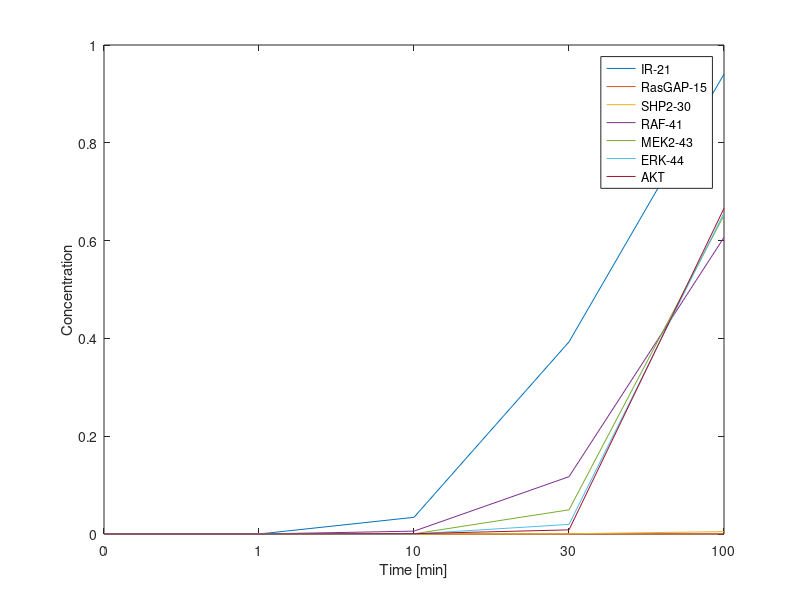

This chart was generated by the following MATLAB code:

#
# This file is automatically generated with 
# the System Biology Format Converter (http://sbfc.sourceforge.net/)
# from an SBML file.
#
# The conversion system has the following limitations:
#  - You may have to re order some reactions and Assignment Rules definition
#  - Delays are not taken into account
#  - You should change the lsode parameters (start, end, steps) to get better results
#

#
# The following line is there to be sure that Octave think that this file 
# is a script and not function file
#
1;

#
# Model name = Borisov2009_EGF_Insulin_Crosstalk
#
# is urn:miriam:biomodels.db:BIOMD0000000223
# is urn:miriam:biomodels.db:MODEL6194251662
# isDescribedBy urn:miriam:pubmed:19357636
#
function z=pow(x,y),z=x^y;endfunction
function z=root(x,y),z=y^(1/x);endfunction
function z = piecewise(varargin)
	numArgs = nargin;
	result = 0;
	foundResult = 0;
	for k=1:2: numArgs-1
		if varargin{k+1} == 1
			result = varargin{k};
			foundResult = 1;
			break;
		endif
	end
	if foundResult == 0
		result = varargin{numArgs};
	endif
z = result;
endfunction

function xdot=f(x,t)
# Compartment: id = cell, name = cell, constant
	compartment_cell=1.0;
# Compartment: id = extra, name = extracellular space, constant
	compartment_extra=34.0;
# Parameter:   id =  EGF_tot, name = EGF_tot
# Parameter:   id =  k1, name = k1
	global_par_k1=0.068;
# Parameter:   id =  Kd1, name = Kd1
	global_par_Kd1=0.58824;
# Parameter:   id =  k2, name = k2
	global_par_k2=0.033;
# Parameter:   id =  Kd2, name = Kd2
	global_par_Kd2=15.0;
# Parameter:   id =  k3, name = k3
	global_par_k3=0.4;
# Parameter:   id =  k4, name = k4
	global_par_k4=6.66E-4;
# Parameter:   id =  Kd4, name = Kd4
	global_par_Kd4=10.0;
# Parameter:   id =  Kd5, name = Kd5
	global_par_Kd5=10.0;
# Parameter:   id =  k5, name = k5
	global_par_k5=0.0133;
# Parameter:   id =  k6, name = k6
	global_par_k6=0.333;
# Parameter:   id =  k7, name = k7
	global_par_k7=6.66E-4;
# Parameter:   id =  Kd7, name = Kd7
	global_par_Kd7=400.0;
# Parameter:   id =  V8, name = V8
	global_par_V8=200.0;
# Parameter:   id =  Km8, name = Km8
	global_par_Km8=100.0;
# Parameter:   id =  Kd9, name = Kd9
	global_par_Kd9=10.0;
# Parameter:   id =  k9, name = k9
	global_par_k9=0.00666;
# Parameter:   id =  Kd10, name = Kd10
	global_par_Kd10=400.0;
# Parameter:   id =  k10, name = k10
	global_par_k10=4.0E-4;
# Parameter:   id =  k11, name = k11
# Parameter:   id =  k12, name = k12
	global_par_k12=0.00933;
# Parameter:   id =  Kd12, name = Kd12
	global_par_Kd12=12.45;
# Parameter:   id =  k13, name = k13
	global_par_k13=6.66E-6;
# Parameter:   id =  Kd13, name = Kd13
	global_par_Kd13=200.0;
# Parameter:   id =  k17, name = k17
	global_par_k17=1.85E-4;
# Parameter:   id =  k24, name = k24
	global_par_k24=0.011322;
# Parameter:   id =  Kd24, name = Kd24
	global_par_Kd24=0.029412;
# Parameter:   id =  k25, name = k25
	global_par_k25=1.66;
# Parameter:   id =  k26, name = k26
	global_par_k26=0.00933;
# Parameter:   id =  Kd26, name = Kd26
	global_par_Kd26=124.5;
# Parameter:   id =  k27, name = k27
	global_par_k27=6.66E-8;
# Parameter:   id =  Kd27, name = Kd27
	global_par_Kd27=2000000.0;
# Parameter:   id =  k28, name = k28
	global_par_k28=0.1066;
# Parameter:   id =  Kd28, name = Kd28
	global_par_Kd28=3.75;
# Parameter:   id =  k29, name = k29
	global_par_k29=0.66;
# Parameter:   id =  k30, name = k30
	global_par_k30=0.0066;
# Parameter:   id =  Kd30, name = Kd30
	global_par_Kd30=10.0;
# Parameter:   id =  V31, name = V31
	global_par_V31=333.0;
# Parameter:   id =  Km31, name = Km31
	global_par_Km31=143.3;
# Parameter:   id =  kcat40, name = kcat40
	global_par_kcat40=6.6;
# Parameter:   id =  Km40, name = Km40
	global_par_Km40=110.0;
# Parameter:   id =  alpha40, name = alpha40
	global_par_alpha40=2.5E-4;
# Parameter:   id =  V41, name = V41
	global_par_V41=6.66;
# Parameter:   id =  Km41, name = Km41
	global_par_Km41=50.0;
# Parameter:   id =  k42, name = k42
	global_par_k42=0.00666;
# Parameter:   id =  Kd42, name = Kd42
	global_par_Kd42=10.0;
# Parameter:   id =  kcat43, name = kcat43
	global_par_kcat43=33.3;
# Parameter:   id =  Km43, name = Km43
	global_par_Km43=150.0;
# Parameter:   id =  alpha43, name = alpha43
	global_par_alpha43=0.05;
# Parameter:   id =  Kd45, name = Kd45
	global_par_Kd45=100000.0;
# Parameter:   id =  k45, name = k45
	global_par_k45=6.66E-4;
# Parameter:   id =  k46, name = k46
	global_par_k46=0.00666;
# Parameter:   id =  Kd46, name = Kd46
	global_par_Kd46=1.0;
# Parameter:   id =  k47, name = k47
	global_par_k47=6.66E-4;
# Parameter:   id =  Kd47, name = Kd47
	global_par_Kd47=1000.0;
# Parameter:   id =  k48, name = k48
	global_par_k48=0.666;
# Parameter:   id =  k49, name = k49
	global_par_k49=6.66E-4;
# Parameter:   id =  Kd49, name = Kd49
	global_par_Kd49=1.0;
# Parameter:   id =  kcat50, name = kcat50
	global_par_kcat50=3333.0;
# Parameter:   id =  alpha50, name = alpha50
	global_par_alpha50=1.0E-4;
# Parameter:   id =  Km50, name = Km50
	global_par_Km50=150.0;
# Parameter:   id =  V51, name = V51
	global_par_V51=333.0;
# Parameter:   id =  Km51, name = Km51
	global_par_Km51=130.0;
# Parameter:   id =  k52, name = k52
	global_par_k52=0.0020;
# Parameter:   id =  Kd52, name = Kd52
	global_par_Kd52=1.0;
# Parameter:   id =  k53, name = k53
	global_par_k53=0.0133;
# Parameter:   id =  Kd53, name = Kd53
	global_par_Kd53=2.5;
# Parameter:   id =  k54, name = k54
	global_par_k54=1.0E-5;
# Parameter:   id =  Kd54, name = Kd54
	global_par_Kd54=66666.0;
# Parameter:   id =  k55, name = k55
	global_par_k55=6.66E-4;
# Parameter:   id =  Kd55, name = Kd55
	global_par_Kd55=100.0;
# Parameter:   id =  k56, name = k56
	global_par_k56=0.666;
# Parameter:   id =  kcat57, name = kcat57
	global_par_kcat57=0.133;
# Parameter:   id =  Km57, name = Km57
	global_par_Km57=150.0;
# Parameter:   id =  V58, name = V58
	global_par_V58=2.0;
# Parameter:   id =  Km58, name = Km58
	global_par_Km58=130.0;
# Parameter:   id =  k59, name = k59
	global_par_k59=0.01;
# Parameter:   id =  Kd59, name = Kd59
	global_par_Kd59=20.0;
# Parameter:   id =  k60, name = k60
	global_par_k60=4.66;
# Parameter:   id =  k61, name = k61
	global_par_k61=3.33;
# Parameter:   id =  kcat62, name = kcat62
	global_par_kcat62=5.33;
# Parameter:   id =  Km62, name = Km62
	global_par_Km62=50.0;
# Parameter:   id =  kcat63, name = kcat63
	global_par_kcat63=20000.0;
# Parameter:   id =  Km63, name = Km63
	global_par_Km63=50.0;
# Parameter:   id =  k64, name = k64
	global_par_k64=0.0;
# Parameter:   id =  k_64, name = k_64
	global_par_k_64=2.5;
# Parameter:   id =  kcat65, name = kcat65
	global_par_kcat65=0.1;
# Parameter:   id =  Km65, name = Km65
	global_par_Km65=400.0;
# Parameter:   id =  kcat66, name = kcat66
	global_par_kcat66=3.33;
# Parameter:   id =  Km66, name = Km66
	global_par_Km66=10.0;
# Parameter:   id =  kcat67, name = kcat67
	global_par_kcat67=0.666;
# Parameter:   id =  Km67, name = Km67
	global_par_Km67=10000.0;
# Parameter:   id =  alpha67, name = alpha67
	global_par_alpha67=1.0E-6;
# Parameter:   id =  beta67, name = beta67
	global_par_beta67=2.0;
# Parameter:   id =  kcat68, name = kcat68
	global_par_kcat68=0.133;
# Parameter:   id =  Km68, name = Km68
	global_par_Km68=50.0;
# Parameter:   id =  V69, name = V69
	global_par_V69=16.6;
# Parameter:   id =  Km69, name = Km69
	global_par_Km69=675.299;
# Parameter:   id =  kcat70, name = kcat70
	global_par_kcat70=0.333;
# Parameter:   id =  Km70, name = Km70
	global_par_Km70=500.0;
# Parameter:   id =  kcat71, name = kcat71
	global_par_kcat71=0.666;
# Parameter:   id =  Km71, name = Km71
	global_par_Km71=500.0;
# Parameter:   id =  V72, name = V72
	global_par_V72=33.3;
# Parameter:   id =  Km72, name = Km72
	global_par_Km72=500.0;
# Parameter:   id =  V73, name = V73
	global_par_V73=23.33;
# Parameter:   id =  Km73, name = Km73
	global_par_Km73=500.0;
# Parameter:   id =  k74, name = k74
	global_par_k74=0.00666;
# Parameter:   id =  Kd74, name = Kd74
	global_par_Kd74=100.0;
# Parameter:   id =  kcat75, name = kcat75
	global_par_kcat75=4.66;
# Parameter:   id =  Km75, name = Km75
	global_par_Km75=500.0;
# Parameter:   id =  V76, name = V76
	global_par_V76=16.66;
# Parameter:   id =  Km76, name = Km76
	global_par_Km76=1.0;
# Parameter:   id =  kcat77, name = kcat77
	global_par_kcat77=0.666;
# Parameter:   id =  alpha77, name = alpha77
	global_par_alpha77=0.5;
# Parameter:   id =  Km77, name = Km77
	global_par_Km77=100.0;
# Parameter:   id =  k_77, name = k_77
	global_par_k_77=0.666;
# Parameter:   id =  kcat78, name = kcat78
	global_par_kcat78=0.666;
# Parameter:   id =  Km78, name = Km78
	global_par_Km78=100.0;
# Parameter:   id =  k_78, name = k_78
	global_par_k_78=0.666;
# Parameter:   id =  kcat79, name = kcat79
	global_par_kcat79=0.0466;
# Parameter:   id =  Km79, name = Km79
	global_par_Km79=5000.0;
# Parameter:   id =  k_79, name = k_79
	global_par_k_79=6.66E-5;
# Parameter:   id =  kcat80, name = kcat80
	global_par_kcat80=0.04;
# Parameter:   id =  Km80, name = Km80
	global_par_Km80=700.0;
# Parameter:   id =  k_80, name = k_80
	global_par_k_80=6.66E-5;
# Parameter:   id =  kcat81, name = kcat81
	global_par_kcat81=0.166;
# Parameter:   id =  Km81, name = Km81
	global_par_Km81=300.0;
# Parameter:   id =  k_81, name = k_81
	global_par_k_81=6.66E-5;
# Parameter:   id =  V_82, name = V_82
	global_par_V_82=133.0;
# Parameter:   id =  Km82, name = Km82
	global_par_Km82=50.0;
# Parameter:   id =  k83, name = k83
	global_par_k83=0.0166;
# Parameter:   id =  V_84, name = V_84
	global_par_V_84=333.0;
# Parameter:   id =  Km84, name = Km84
	global_par_Km84=266.0;
# Parameter:   id =  k85, name = k85
	global_par_k85=0.0166;
# Parameter:   id =  k111, name = k111
	global_par_k111=0.0133;
# Parameter:   id =  k118, name = k118
	global_par_k118=0.0010;
# Parameter:   id =  k_1, name = k_1
# Parameter:   id =  k_2, name = k_2
# Parameter:   id =  k_4, name = k_4
# Parameter:   id =  k_5, name = k_5
# Parameter:   id =  k_7, name = k_7
# Parameter:   id =  k_9, name = k_9
# Parameter:   id =  k_10, name = k_10
# Parameter:   id =  k_11, name = k_11
# Parameter:   id =  k_12, name = k_12
# Parameter:   id =  k_13, name = k_13
# Parameter:   id =  k_24, name = k_24
# Parameter:   id =  k_26, name = k_26
# Parameter:   id =  k_27, name = k_27
# Parameter:   id =  k_28, name = k_28
# Parameter:   id =  k_30, name = k_30
# Parameter:   id =  k_42, name = k_42
# Parameter:   id =  k_45, name = k_45
# Parameter:   id =  k_46, name = k_46
# Parameter:   id =  k_47, name = k_47
# Parameter:   id =  k_49, name = k_49
# Parameter:   id =  k_52, name = k_52
# Parameter:   id =  k_53, name = k_53
# Parameter:   id =  k_54, name = k_54
# Parameter:   id =  k_55, name = k_55
# Parameter:   id =  k_59, name = k_59
# Parameter:   id =  k_74, name = k_74
# assignmentRule: variable = phosphorylated_Akt
	x(86)=x(48)+x(62);
# assignmentRule: variable = EGF_tot
	global_par_EGF_tot=x(1)+(x(3)+2*(x(4)+x(5)+x(69)+x(7)+x(9)+x(10)+x(12)+x(14)+x(16)))*compartment_cell/compartment_extra;
# assignmentRule: variable = k_1
	global_par_k_1=global_par_Kd1*global_par_k1;
# assignmentRule: variable = k_2
	global_par_k_2=global_par_Kd2*global_par_k2;
# assignmentRule: variable = k_4
	global_par_k_4=global_par_Kd4*global_par_k4;
# assignmentRule: variable = k_5
	global_par_k_5=global_par_Kd5*global_par_k5;
# assignmentRule: variable = k_7
	global_par_k_7=global_par_Kd7*global_par_k7;
# assignmentRule: variable = k_9
	global_par_k_9=global_par_Kd9*global_par_k9;
# assignmentRule: variable = k_10
	global_par_k_10=global_par_Kd10*global_par_k10;
# assignmentRule: variable = k_11
	global_par_k_11=global_par_k_9;
# assignmentRule: variable = k11
	global_par_k11=global_par_k9;
# assignmentRule: variable = k_12
	global_par_k_12=global_par_Kd12*global_par_k12;
# assignmentRule: variable = k_13
	global_par_k_13=global_par_Kd13*global_par_k13;
# assignmentRule: variable = k_24
	global_par_k_24=global_par_Kd24*global_par_k24;
# assignmentRule: variable = k_26
	global_par_k_26=global_par_Kd26*global_par_k26;
# assignmentRule: variable = k_27
	global_par_k_27=global_par_Kd27*global_par_k27;
# assignmentRule: variable = k_28
	global_par_k_28=global_par_Kd28*global_par_k28;
# assignmentRule: variable = k_30
	global_par_k_30=global_par_Kd30*global_par_k30;
# assignmentRule: variable = k_42
	global_par_k_42=global_par_Kd42*global_par_k42;
# assignmentRule: variable = k_45
	global_par_k_45=global_par_k45*global_par_Kd45;
# assignmentRule: variable = k_46
	global_par_k_46=global_par_Kd46*global_par_k46;
# assignmentRule: variable = k_47
	global_par_k_47=global_par_Kd47*global_par_k47;
# assignmentRule: variable = k_49
	global_par_k_49=global_par_Kd49*global_par_k49;
# assignmentRule: variable = k_52
	global_par_k_52=global_par_k52*global_par_Kd52;
# assignmentRule: variable = k_53
	global_par_k_53=global_par_Kd53*global_par_k53;
# assignmentRule: variable = k_54
	global_par_k_54=global_par_Kd54*global_par_k54;
# assignmentRule: variable = k_55
	global_par_k_55=global_par_Kd55*global_par_k55;
# assignmentRule: variable = k_59
	global_par_k_59=global_par_Kd59*global_par_k59;
# assignmentRule: variable = k_74
	global_par_k_74=global_par_k74*global_par_Kd74;
# Reaction: id = reaction_1


	reaction_reaction_1=(global_par_k1*x(56)*x(1)-global_par_k_1*x(3))*compartment_cell;
# Reaction: id = reaction_2


	reaction_reaction_2=(global_par_k2*x(3)*x(3)-global_par_k_2*x(4))*compartment_cell;
# Reaction: id = reaction_3


	reaction_reaction_3=global_par_k3*x(4)*compartment_cell;
# Reaction: id = reaction_4


	reaction_reaction_4=(global_par_k4*x(5)*x(6)-global_par_k_4*x(7))*compartment_cell;
# Reaction: id = reaction_5


	reaction_reaction_5=(global_par_k5*x(5)*x(8)-global_par_k_5*x(9))*compartment_cell;
# Reaction: id = reaction_6


	reaction_reaction_6=global_par_k6*x(9)*compartment_cell;
# Reaction: id = reaction_7


	reaction_reaction_7=(global_par_k_7*x(10)-global_par_k7*x(5)*x(11))*compartment_cell;
# Reaction: id = reaction_8


	reaction_reaction_8=global_par_V8*x(11)/(global_par_Km8+x(11))*compartment_cell;
# Reaction: id = reaction_9


	reaction_reaction_9=(global_par_k9*x(10)*x(6)-global_par_k_9*x(12))*compartment_cell;
# Reaction: id = reaction_10


	reaction_reaction_10=(global_par_k_10*x(12)-global_par_k10*x(5)*x(53))*compartment_cell;
# Reaction: id = reaction_11


	reaction_reaction_11=(global_par_k_11*x(53)-global_par_k11*x(11)*x(6))*compartment_cell;
# Reaction: id = reaction_12


	reaction_reaction_12=(global_par_k12*x(5)*x(13)-global_par_k_12*x(14))*compartment_cell;
# Reaction: id = reaction_13


	reaction_reaction_13=(global_par_k13*x(5)*x(15)-global_par_k_13*x(16))*compartment_cell;
# Reaction: id = reaction_17


	reaction_reaction_17=global_par_k17*x(5)*compartment_cell;
# Reaction: id = reaction_18


	reaction_reaction_18=global_par_k17*x(7)*compartment_cell;
# Reaction: id = reaction_19


	reaction_reaction_19=global_par_k17*x(9)*compartment_cell;
# Reaction: id = reaction_20


	reaction_reaction_20=global_par_k17*x(10)*compartment_cell;
# Reaction: id = reaction_21


	reaction_reaction_21=global_par_k17*x(12)*compartment_cell;
# Reaction: id = reaction_22


	reaction_reaction_22=global_par_k17*x(14)*compartment_cell;
# Reaction: id = reaction_23


	reaction_reaction_23=global_par_k17*x(16)*compartment_cell;
# Reaction: id = reaction_24


	reaction_reaction_24=(global_par_k24*x(58)*x(2)-global_par_k_24*x(17))*compartment_cell;
# Reaction: id = reaction_25


	reaction_reaction_25=global_par_k25*x(17)*compartment_cell;
# Reaction: id = reaction_26


	reaction_reaction_26=(global_par_k26*x(18)*x(13)-global_par_k_26*x(19))*compartment_cell;
# Reaction: id = reaction_27


	reaction_reaction_27=(global_par_k27*x(18)*x(15)-global_par_k_27*x(20))*compartment_cell;
# Reaction: id = reaction_28


	reaction_reaction_28=(global_par_k28*x(18)*x(21)-global_par_k_28*x(22))*compartment_cell;
# Reaction: id = reaction_29


	reaction_reaction_29=global_par_k29*x(22)*compartment_cell;
# Reaction: id = reaction_30


	reaction_reaction_30=(global_par_k_30*x(23)-global_par_k30*x(18)*x(24))*compartment_cell;
# Reaction: id = reaction_31


	reaction_reaction_31=global_par_V31*x(24)/(global_par_Km31+x(24))*compartment_cell;
# Reaction: id = reaction_34


	reaction_reaction_34=global_par_k17*x(18)*compartment_cell;
# Reaction: id = reaction_35


	reaction_reaction_35=global_par_k17*x(19)*compartment_cell;
# Reaction: id = reaction_36


	reaction_reaction_36=global_par_k17*x(20)*compartment_cell;
# Reaction: id = reaction_37


	reaction_reaction_37=global_par_k17*x(22)*compartment_cell;
# Reaction: id = reaction_38


	reaction_reaction_38=global_par_k17*x(23)*compartment_cell;
# Reaction: id = reaction_40


	reaction_reaction_40=global_par_kcat40*x(25)*(x(5)+global_par_alpha40*x(18))/(global_par_Km40+x(25))*compartment_cell;
# Reaction: id = reaction_41


	reaction_reaction_41=global_par_V41*x(68)/(global_par_Km41+x(68))*compartment_cell;
# Reaction: id = reaction_42


	reaction_reaction_42=(global_par_k42*x(21)*x(39)-global_par_k_42*x(26))*compartment_cell;
# Reaction: id = reaction_43


	reaction_reaction_43=global_par_kcat43*x(26)*(x(18)+global_par_alpha43*x(5))/(global_par_Km43+x(26))*compartment_cell;
# Reaction: id = reaction_44


	reaction_reaction_44=global_par_V31*x(27)/(global_par_Km31+x(27))*compartment_cell;
# Reaction: id = reaction_45


	reaction_reaction_45=(global_par_k45*x(27)*x(6)-global_par_k_45*x(28))*compartment_cell;
# Reaction: id = reaction_46


	reaction_reaction_46=(global_par_k46*x(27)*x(13)-global_par_k_46*x(29))*compartment_cell;
# Reaction: id = reaction_47


	reaction_reaction_47=(global_par_k47*x(27)*x(30)-global_par_k_47*x(31))*compartment_cell;
# Reaction: id = reaction_48


	reaction_reaction_48=global_par_k48*x(31)*compartment_cell;
# Reaction: id = reaction_49


	reaction_reaction_49=(global_par_k49*x(32)*x(39)-global_par_k_49*x(33))*compartment_cell;
# Reaction: id = reaction_50


	reaction_reaction_50=global_par_kcat50*x(33)*(x(5)+global_par_alpha50*x(68))/(global_par_Km50+x(33))*compartment_cell;
# Reaction: id = reaction_51


	reaction_reaction_51=global_par_V51*x(34)/(global_par_Km51+x(34))*compartment_cell;
# Reaction: id = reaction_52


	reaction_reaction_52=(global_par_k52*x(34)*x(6)-global_par_k_52*x(35))*compartment_cell;
# Reaction: id = reaction_53


	reaction_reaction_53=(global_par_k53*x(34)*x(13)-global_par_k_53*x(36))*compartment_cell;
# Reaction: id = reaction_54


	reaction_reaction_54=(global_par_k54*x(34)*x(15)-global_par_k_54*x(63))*compartment_cell;
# Reaction: id = reaction_55


	reaction_reaction_55=(global_par_k55*x(34)*x(30)-global_par_k_55*x(37))*compartment_cell;
# Reaction: id = reaction_56


	reaction_reaction_56=global_par_k56*x(37)*compartment_cell;
# Reaction: id = reaction_57


	reaction_reaction_57=global_par_kcat57*x(37)*(x(5)+x(68))/(global_par_Km57+x(37))*compartment_cell;
# Reaction: id = reaction_58


	reaction_reaction_58=global_par_V58*x(38)/(global_par_Km58+x(38))*compartment_cell;
# Reaction: id = reaction_59


	reaction_reaction_59=(global_par_k59*x(38)*x(6)-global_par_k_59*x(55))*compartment_cell;
# Reaction: id = reaction_60


	reaction_reaction_60=global_par_k60*(x(14)+x(19)+x(29)+x(36)+x(61))*compartment_cell;
# Reaction: id = reaction_61


	reaction_reaction_61=global_par_k61*x(39)*compartment_cell;
# Reaction: id = reaction_62


	reaction_reaction_62=global_par_kcat62*x(40)*(x(7)+x(12)+x(28)+x(35)+x(55))/(global_par_Km62+x(40))*compartment_cell;
# Reaction: id = reaction_63


	reaction_reaction_63=global_par_kcat63*x(60)*(x(85)+x(63)+x(16)+x(20))/(global_par_Km63+x(60))*compartment_cell;
# Reaction: id = reaction_64


	reaction_reaction_64=(global_par_k64*x(60)*x(13)-global_par_k_64*x(61))*compartment_cell;
# Reaction: id = reaction_65


	reaction_reaction_65=global_par_kcat65*x(60)*x(41)/(global_par_Km65+x(41))*compartment_cell;
# Reaction: id = reaction_66


	reaction_reaction_66=global_par_kcat66*x(68)*x(42)/(global_par_Km66+x(42))*compartment_cell;
# Reaction: id = reaction_67


	reaction_reaction_67=(global_par_kcat67*x(51)*x(52)/(global_par_Km67+x(51))+global_par_alpha67*x(51)*(x(48)+global_par_beta67*x(62)))*compartment_cell;
# Reaction: id = reaction_68


	reaction_reaction_68=global_par_kcat68*x(51)*x(43)/(global_par_Km68+x(43))*compartment_cell;
# Reaction: id = reaction_69


	reaction_reaction_69=global_par_V69*x(54)/(global_par_Km69+x(54))*compartment_cell;
# Reaction: id = reaction_70


	reaction_reaction_70=global_par_kcat70*x(44)*x(54)/(global_par_Km70+x(44)+x(45)*global_par_Km70/global_par_Km71)*compartment_cell;
# Reaction: id = reaction_71


	reaction_reaction_71=global_par_kcat71*x(45)*x(54)/(global_par_Km71+x(45)+x(44)*global_par_Km71/global_par_Km70)*compartment_cell;
# Reaction: id = reaction_72


	reaction_reaction_72=global_par_V72*x(57)/(global_par_Km72+x(57)+x(45)*global_par_Km72/global_par_Km73)*compartment_cell;
# Reaction: id = reaction_73


	reaction_reaction_73=global_par_V73*x(45)/(global_par_Km73+x(45)+x(57)*global_par_Km73/global_par_Km72)*compartment_cell;
# Reaction: id = reaction_74


	reaction_reaction_74=(global_par_k74*x(46)*x(39)-global_par_k_74*x(59))*compartment_cell;
# Reaction: id = reaction_75


	reaction_reaction_75=global_par_kcat75*x(59)*x(47)/(global_par_Km75+x(47))*compartment_cell;
# Reaction: id = reaction_76


	reaction_reaction_76=global_par_V76*x(48)/(global_par_Km76+x(48))*compartment_cell;
# Reaction: id = reaction_77


	reaction_reaction_77=(global_par_kcat77*x(49)*(global_par_alpha77*x(48)+x(62))/(global_par_Km77+x(49))-global_par_k_77*x(64))*compartment_cell;
# Reaction: id = reaction_78


	reaction_reaction_78=(global_par_kcat78*x(64)*x(48)/(global_par_Km78+x(48))-global_par_k_78*x(62))*compartment_cell;
# Reaction: id = reaction_79


	reaction_reaction_79=(global_par_kcat79*x(57)*x(6)/(global_par_Km79+x(6))-global_par_k_79*x(65))*compartment_cell;
# Reaction: id = reaction_80


	reaction_reaction_80=(global_par_kcat80*x(33)*x(57)/(global_par_Km80+x(33))-global_par_k_80*x(66))*compartment_cell;
# Reaction: id = reaction_81


	reaction_reaction_81=(global_par_kcat81*x(26)*x(64)/(global_par_Km81+x(26))-global_par_k_81*x(67))*compartment_cell;
# Reaction: id = reaction_82


	reaction_reaction_82=global_par_V_82*x(5)/(global_par_Km82+x(5))*compartment_cell;
# Reaction: id = reaction_83


	reaction_reaction_83=global_par_k83*x(69)*compartment_cell;
# Reaction: id = reaction_84


	reaction_reaction_84=global_par_V_84*x(18)/(global_par_Km84+x(18))*compartment_cell;
# Reaction: id = reaction_85


	reaction_reaction_85=global_par_k85*x(70)*compartment_cell;
# Reaction: id = reaction_88


	reaction_reaction_88=(global_par_k_42*x(27)-global_par_k42*x(39)*x(24))*compartment_cell;
# Reaction: id = reaction_89


	reaction_reaction_89=(global_par_k_42*x(29)-global_par_k42*x(39)*x(74))*compartment_cell;
# Reaction: id = reaction_90


	reaction_reaction_90=(global_par_k_42*x(28)-global_par_k42*x(39)*x(75))*compartment_cell;
# Reaction: id = reaction_91


	reaction_reaction_91=(global_par_k_42*x(31)-global_par_k42*x(39)*x(76))*compartment_cell;
# Reaction: id = reaction_92


	reaction_reaction_92=(global_par_k_42*x(34)-global_par_k42*x(39)*x(77))*compartment_cell;
# Reaction: id = reaction_93


	reaction_reaction_93=(global_par_k_42*x(36)-global_par_k42*x(39)*x(78))*compartment_cell;
# Reaction: id = reaction_94


	reaction_reaction_94=(global_par_k_42*x(35)-global_par_k42*x(39)*x(79))*compartment_cell;
# Reaction: id = reaction_95


	reaction_reaction_95=(global_par_k_42*x(63)-global_par_k49*x(39)*x(80))*compartment_cell;
# Reaction: id = reaction_96


	reaction_reaction_96=(global_par_k_42*x(37)-global_par_k42*x(39)*x(81))*compartment_cell;
# Reaction: id = reaction_97


	reaction_reaction_97=(global_par_k_42*x(38)-global_par_k42*x(39)*x(82))*compartment_cell;
# Reaction: id = reaction_98


	reaction_reaction_98=(global_par_k_42*x(55)-global_par_k42*x(39)*x(83))*compartment_cell;
# Reaction: id = reaction_99


	reaction_reaction_99=global_par_V31*x(74)/(global_par_Km31+x(74))*compartment_cell;
# Reaction: id = reaction_100


	reaction_reaction_100=global_par_V31*x(75)/(global_par_Km31+x(75))*compartment_cell;
# Reaction: id = reaction_101


	reaction_reaction_101=global_par_k48*x(76)*compartment_cell;
# Reaction: id = reaction_102


	reaction_reaction_102=global_par_k56*x(38)*compartment_cell;
# Reaction: id = reaction_103


	reaction_reaction_103=global_par_k56*x(55)*compartment_cell;
# Reaction: id = reaction_104


	reaction_reaction_104=global_par_V51*x(77)/(global_par_Km51+x(77))*compartment_cell;
# Reaction: id = reaction_105


	reaction_reaction_105=global_par_V51*x(78)/(global_par_Km51+x(78))*compartment_cell;
# Reaction: id = reaction_106


	reaction_reaction_106=global_par_V51*x(79)/(global_par_Km51+x(79))*compartment_cell;
# Reaction: id = reaction_107


	reaction_reaction_107=global_par_V51*x(80)/(global_par_Km51+x(80))*compartment_cell;
# Reaction: id = reaction_108


	reaction_reaction_108=global_par_k56*x(81)*compartment_cell;
# Reaction: id = reaction_109


	reaction_reaction_109=global_par_k56*x(82)*compartment_cell;
# Reaction: id = reaction_110


	reaction_reaction_110=global_par_k56*x(83)*compartment_cell;
# Reaction: id = reaction_111


	reaction_reaction_111=global_par_k111*(x(37)+x(38)+x(55)+x(31))*x(63)*compartment_cell;
# Reaction: id = reaction_112


	reaction_reaction_112=global_par_k111*(x(37)+x(38)+x(55))*x(16)*compartment_cell;
# Reaction: id = reaction_113


	reaction_reaction_113=global_par_k111*(x(37)+x(38)+x(55))*x(20)*compartment_cell;
# Reaction: id = reaction_114


	reaction_reaction_114=global_par_k111*x(31)*x(16)*compartment_cell;
# Reaction: id = reaction_115


	reaction_reaction_115=global_par_k111*x(31)*x(20)*compartment_cell;
# Reaction: id = reaction_117


	reaction_reaction_117=(2*global_par_kcat80*x(34)*x(57)/(global_par_Km80+x(34))-global_par_k_80*x(84))*compartment_cell;
# Reaction: id = reaction_118


	reaction_reaction_118=global_par_k118*x(84)*compartment_cell;
	xdot=zeros(86,1);
	# Species:   id = EGF, name = EGF, affected by kineticLaw

	xdot(1) = (1/(compartment_extra))*((-1.0 * reaction_reaction_1));

	# Species:   id = I, name = I, affected by kineticLaw

	xdot(2) = (1/(compartment_extra))*((-1.0 * reaction_reaction_24));

	# Species:   id = RE, name = RE, affected by kineticLaw

	xdot(3) = (1/(compartment_cell))*(( 1.0 * reaction_reaction_1) + (-2.0 * reaction_reaction_2));

	# Species:   id = Rd, name = Rd, affected by kineticLaw

	xdot(4) = (1/(compartment_cell))*(( 1.0 * reaction_reaction_2) + (-1.0 * reaction_reaction_3) + ( 1.0 * reaction_reaction_83));

	# Species:   id = Rp, name = Rp, affected by kineticLaw

	xdot(5) = (1/(compartment_cell))*(( 1.0 * reaction_reaction_3) + (-1.0 * reaction_reaction_4) + (-1.0 * reaction_reaction_5) + ( 1.0 * reaction_reaction_7) + ( 1.0 * reaction_reaction_10) + (-1.0 * reaction_reaction_12) + (-1.0 * reaction_reaction_13) + (-1.0 * reaction_reaction_17) + (-1.0 * reaction_reaction_82) + ( 1.0 * reaction_reaction_112) + ( 1.0 * reaction_reaction_114));

	# Species:   id = GS, name = GS, affected by kineticLaw

	xdot(6) = (1/(compartment_cell))*((-1.0 * reaction_reaction_4) + (-1.0 * reaction_reaction_9) + ( 1.0 * reaction_reaction_11) + ( 1.0 * reaction_reaction_18) + (-1.0 * reaction_reaction_45) + (-1.0 * reaction_reaction_52) + (-1.0 * reaction_reaction_59) + (-1.0 * reaction_reaction_79) + ( 1.0 * reaction_reaction_100) + ( 1.0 * reaction_reaction_103) + ( 1.0 * reaction_reaction_106) + ( 1.0 * reaction_reaction_110));

	# Species:   id = Rp_GS, name = Rp_GS, affected by kineticLaw

	xdot(7) = (1/(compartment_cell))*(( 1.0 * reaction_reaction_4) + (-1.0 * reaction_reaction_18));

	# Species:   id = Shc, name = Shc, affected by kineticLaw

	xdot(8) = (1/(compartment_cell))*((-1.0 * reaction_reaction_5) + ( 1.0 * reaction_reaction_8) + ( 1.0 * reaction_reaction_19));

	# Species:   id = Rp_Shc, name = Rp_Shc, affected by kineticLaw

	xdot(9) = (1/(compartment_cell))*(( 1.0 * reaction_reaction_5) + (-1.0 * reaction_reaction_6) + (-1.0 * reaction_reaction_19));

	# Species:   id = Rp_pShc, name = Rp_pShc, affected by kineticLaw

	xdot(10) = (1/(compartment_cell))*(( 1.0 * reaction_reaction_6) + (-1.0 * reaction_reaction_7) + (-1.0 * reaction_reaction_9) + (-1.0 * reaction_reaction_20));

	# Species:   id = pShc, name = pShc, affected by kineticLaw

	xdot(11) = (1/(compartment_cell))*(( 1.0 * reaction_reaction_7) + (-1.0 * reaction_reaction_8) + ( 1.0 * reaction_reaction_11) + ( 1.0 * reaction_reaction_20));

	# Species:   id = Rp_pShc_GS, name = Rp_pShc_GS, affected by kineticLaw

	xdot(12) = (1/(compartment_cell))*(( 1.0 * reaction_reaction_9) + (-1.0 * reaction_reaction_10) + (-1.0 * reaction_reaction_21));

	# Species:   id = PI3K, name = PI3K, affected by kineticLaw

	xdot(13) = (1/(compartment_cell))*((-1.0 * reaction_reaction_12) + ( 1.0 * reaction_reaction_22) + (-1.0 * reaction_reaction_26) + ( 1.0 * reaction_reaction_35) + (-1.0 * reaction_reaction_46) + (-1.0 * reaction_reaction_53) + (-1.0 * reaction_reaction_64) + ( 1.0 * reaction_reaction_99) + ( 1.0 * reaction_reaction_105));

	# Species:   id = Rp_PI3K, name = Rp_PI3K, affected by kineticLaw

	xdot(14) = (1/(compartment_cell))*(( 1.0 * reaction_reaction_12) + (-1.0 * reaction_reaction_22));

	# Species:   id = RasGAP, name = RasGAP, affected by kineticLaw

	xdot(15) = (1/(compartment_cell))*((-1.0 * reaction_reaction_13) + ( 1.0 * reaction_reaction_23) + (-1.0 * reaction_reaction_27) + ( 1.0 * reaction_reaction_36) + (-1.0 * reaction_reaction_54) + ( 1.0 * reaction_reaction_107) + ( 1.0 * reaction_reaction_111) + ( 1.0 * reaction_reaction_112) + ( 1.0 * reaction_reaction_113) + ( 1.0 * reaction_reaction_114) + ( 1.0 * reaction_reaction_115));

	# Species:   id = Rp_RasGAP, name = Rp_RasGAP, affected by kineticLaw

	xdot(16) = (1/(compartment_cell))*(( 1.0 * reaction_reaction_13) + (-1.0 * reaction_reaction_23) + (-1.0 * reaction_reaction_112) + (-1.0 * reaction_reaction_114));

	# Species:   id = IRL, name = IRL, affected by kineticLaw

	xdot(17) = (1/(compartment_cell))*(( 1.0 * reaction_reaction_24) + (-1.0 * reaction_reaction_25) + ( 1.0 * reaction_reaction_85));

	# Species:   id = IRp, name = IRp, affected by kineticLaw

	xdot(18) = (1/(compartment_cell))*(( 1.0 * reaction_reaction_25) + (-1.0 * reaction_reaction_26) + (-1.0 * reaction_reaction_27) + (-1.0 * reaction_reaction_28) + ( 1.0 * reaction_reaction_30) + (-1.0 * reaction_reaction_34) + (-1.0 * reaction_reaction_84) + ( 1.0 * reaction_reaction_113) + ( 1.0 * reaction_reaction_115));

	# Species:   id = IRp_PI3K, name = IRp_PI3K, affected by kineticLaw

	xdot(19) = (1/(compartment_cell))*(( 1.0 * reaction_reaction_26) + (-1.0 * reaction_reaction_35));

	# Species:   id = IRp_RasGAP, name = IRp_RasGAP, affected by kineticLaw

	xdot(20) = (1/(compartment_cell))*(( 1.0 * reaction_reaction_27) + (-1.0 * reaction_reaction_36) + (-1.0 * reaction_reaction_113) + (-1.0 * reaction_reaction_115));

	# Species:   id = IRS, name = IRS, affected by kineticLaw

	xdot(21) = (1/(compartment_cell))*((-1.0 * reaction_reaction_28) + ( 1.0 * reaction_reaction_31) + ( 1.0 * reaction_reaction_37) + (-1.0 * reaction_reaction_42) + ( 1.0 * reaction_reaction_99) + ( 1.0 * reaction_reaction_100) + ( 1.0 * reaction_reaction_101));

	# Species:   id = IRp_IRS, name = IRp_IRS, affected by kineticLaw

	xdot(22) = (1/(compartment_cell))*(( 1.0 * reaction_reaction_28) + (-1.0 * reaction_reaction_29) + (-1.0 * reaction_reaction_37));

	# Species:   id = IRp_IRSp, name = IRp_IRSp, affected by kineticLaw

	xdot(23) = (1/(compartment_cell))*(( 1.0 * reaction_reaction_29) + (-1.0 * reaction_reaction_30) + (-1.0 * reaction_reaction_38));

	# Species:   id = IRSp, name = IRSp, affected by kineticLaw

	xdot(24) = (1/(compartment_cell))*(( 1.0 * reaction_reaction_30) + (-1.0 * reaction_reaction_31) + ( 1.0 * reaction_reaction_38) + ( 1.0 * reaction_reaction_88));

	# Species:   id = iSrc, name = iSrc, affected by kineticLaw

	xdot(25) = (1/(compartment_cell))*((-1.0 * reaction_reaction_40) + ( 1.0 * reaction_reaction_41));

	# Species:   id = mIRS, name = mIRS, affected by kineticLaw

	xdot(26) = (1/(compartment_cell))*(( 1.0 * reaction_reaction_42) + (-1.0 * reaction_reaction_43) + ( 1.0 * reaction_reaction_44) + ( 1.0 * reaction_reaction_48) + (-1.0 * reaction_reaction_81));

	# Species:   id = mIRSp, name = mIRSp, affected by kineticLaw

	xdot(27) = (1/(compartment_cell))*(( 1.0 * reaction_reaction_43) + (-1.0 * reaction_reaction_44) + (-1.0 * reaction_reaction_45) + (-1.0 * reaction_reaction_46) + (-1.0 * reaction_reaction_47) + (-1.0 * reaction_reaction_88));

	# Species:   id = mIRSp_GS, name = mIRSp_GS, affected by kineticLaw

	xdot(28) = (1/(compartment_cell))*(( 1.0 * reaction_reaction_45) + (-1.0 * reaction_reaction_90));

	# Species:   id = mIRSp_PI3K, name = mIRSp_PI3K, affected by kineticLaw

	xdot(29) = (1/(compartment_cell))*(( 1.0 * reaction_reaction_46) + (-1.0 * reaction_reaction_89));

	# Species:   id = SHP2, name = SHP2, affected by kineticLaw

	xdot(30) = (1/(compartment_cell))*((-1.0 * reaction_reaction_47) + ( 1.0 * reaction_reaction_48) + (-1.0 * reaction_reaction_55) + ( 1.0 * reaction_reaction_56) + ( 1.0 * reaction_reaction_101) + ( 1.0 * reaction_reaction_102) + ( 1.0 * reaction_reaction_103) + ( 1.0 * reaction_reaction_108) + ( 1.0 * reaction_reaction_109) + ( 1.0 * reaction_reaction_110));

	# Species:   id = mIRSp_SHP2, name = mIRSp_SHP2, affected by kineticLaw

	xdot(31) = (1/(compartment_cell))*(( 1.0 * reaction_reaction_47) + (-1.0 * reaction_reaction_48) + (-1.0 * reaction_reaction_91));

	# Species:   id = GAB, name = GAB, affected by kineticLaw

	xdot(32) = (1/(compartment_cell))*((-1.0 * reaction_reaction_49) + ( 1.0 * reaction_reaction_104) + ( 1.0 * reaction_reaction_105) + ( 1.0 * reaction_reaction_106) + ( 1.0 * reaction_reaction_107) + ( 1.0 * reaction_reaction_108) + ( 1.0 * reaction_reaction_109) + ( 1.0 * reaction_reaction_110));

	# Species:   id = mGAB, name = mGAB, affected by kineticLaw

	xdot(33) = (1/(compartment_cell))*(( 1.0 * reaction_reaction_49) + (-1.0 * reaction_reaction_50) + ( 1.0 * reaction_reaction_51) + ( 1.0 * reaction_reaction_56) + (-1.0 * reaction_reaction_80) + ( 1.0 * reaction_reaction_102) + ( 1.0 * reaction_reaction_103) + ( 1.0 * reaction_reaction_111));

	# Species:   id = mGABp, name = mGABp, affected by kineticLaw

	xdot(34) = (1/(compartment_cell))*(( 1.0 * reaction_reaction_50) + (-1.0 * reaction_reaction_51) + (-1.0 * reaction_reaction_52) + (-1.0 * reaction_reaction_53) + (-1.0 * reaction_reaction_54) + (-1.0 * reaction_reaction_55) + (-1.0 * reaction_reaction_92) + (-1.0 * reaction_reaction_117));

	# Species:   id = mGABp_GS, name = mGABp_GS, affected by kineticLaw

	xdot(35) = (1/(compartment_cell))*(( 1.0 * reaction_reaction_52) + (-1.0 * reaction_reaction_94));

	# Species:   id = mGABp_PI3K, name = mGABp_PI3K, affected by kineticLaw

	xdot(36) = (1/(compartment_cell))*(( 1.0 * reaction_reaction_53) + (-1.0 * reaction_reaction_93));

	# Species:   id = mGABp_SHP2, name = mGABp_SHP2, affected by kineticLaw

	xdot(37) = (1/(compartment_cell))*(( 1.0 * reaction_reaction_55) + (-1.0 * reaction_reaction_56) + (-1.0 * reaction_reaction_57) + ( 1.0 * reaction_reaction_58) + (-1.0 * reaction_reaction_96));

	# Species:   id = mGABp_pSHP2, name = mGABp_pSHP2, affected by kineticLaw

	xdot(38) = (1/(compartment_cell))*(( 1.0 * reaction_reaction_57) + (-1.0 * reaction_reaction_58) + (-1.0 * reaction_reaction_59) + (-1.0 * reaction_reaction_97) + (-1.0 * reaction_reaction_102));

	# Species:   id = PIP3, name = PIP3, affected by kineticLaw

	xdot(39) = (1/(compartment_cell))*((-1.0 * reaction_reaction_42) + (-1.0 * reaction_reaction_49) + ( 1.0 * reaction_reaction_60) + (-1.0 * reaction_reaction_61) + (-1.0 * reaction_reaction_74) + ( 1.0 * reaction_reaction_88) + ( 1.0 * reaction_reaction_89) + ( 1.0 * reaction_reaction_90) + ( 1.0 * reaction_reaction_91) + ( 1.0 * reaction_reaction_92) + ( 1.0 * reaction_reaction_93) + ( 1.0 * reaction_reaction_94) + ( 1.0 * reaction_reaction_95) + ( 1.0 * reaction_reaction_96) + ( 1.0 * reaction_reaction_97) + ( 1.0 * reaction_reaction_98));

	# Species:   id = dRas, name = dRas, affected by kineticLaw

	xdot(40) = (1/(compartment_cell))*((-1.0 * reaction_reaction_62) + ( 1.0 * reaction_reaction_63));

	# Species:   id = Raf, name = Raf, affected by kineticLaw

	xdot(41) = (1/(compartment_cell))*((-1.0 * reaction_reaction_65) + ( 1.0 * reaction_reaction_67));

	# Species:   id = aRaf, name = aRaf, affected by kineticLaw

	xdot(42) = (1/(compartment_cell))*(( 1.0 * reaction_reaction_65) + (-1.0 * reaction_reaction_66));

	# Species:   id = Mek, name = Mek, affected by kineticLaw

	xdot(43) = (1/(compartment_cell))*((-1.0 * reaction_reaction_68) + ( 1.0 * reaction_reaction_69));

	# Species:   id = Erk, name = Erk, affected by kineticLaw

	xdot(44) = (1/(compartment_cell))*((-1.0 * reaction_reaction_70) + ( 1.0 * reaction_reaction_73));

	# Species:   id = pErk, name = pErk, affected by kineticLaw

	xdot(45) = (1/(compartment_cell))*(( 1.0 * reaction_reaction_70) + (-1.0 * reaction_reaction_71) + ( 1.0 * reaction_reaction_72) + (-1.0 * reaction_reaction_73));

	# Species:   id = PDK1, name = PDK1, affected by kineticLaw

	xdot(46) = (1/(compartment_cell))*((-1.0 * reaction_reaction_74));

	# Species:   id = Akt, name = Akt, affected by kineticLaw

	xdot(47) = (1/(compartment_cell))*((-1.0 * reaction_reaction_75) + ( 1.0 * reaction_reaction_76));

	# Species:   id = pAkt, name = pAkt, affected by kineticLaw

	xdot(48) = (1/(compartment_cell))*(( 1.0 * reaction_reaction_75) + (-1.0 * reaction_reaction_76) + (-1.0 * reaction_reaction_78));

	# Species:   id = mTOR, name = mTOR, affected by kineticLaw

	xdot(49) = (1/(compartment_cell))*((-1.0 * reaction_reaction_77));

	# Species:   id = Null, name = Null, affected by kineticLaw

	xdot(50) = (1/(compartment_cell))*(( 1.0 * reaction_reaction_17) + ( 1.0 * reaction_reaction_34) + ( 1.0 * reaction_reaction_61));

	# Species:   id = aaRaf, name = aaRaf, affected by kineticLaw

	xdot(51) = (1/(compartment_cell))*(( 1.0 * reaction_reaction_66) + (-1.0 * reaction_reaction_67));

	# Species:   id = PKA, name = PKA
# Warning species is not changed by either rules or reactions

	xdot(52) = 0;

	# Species:   id = pShc_GS, name = pShc_GS, affected by kineticLaw

	xdot(53) = (1/(compartment_cell))*(( 1.0 * reaction_reaction_10) + (-1.0 * reaction_reaction_11) + ( 1.0 * reaction_reaction_21));

	# Species:   id = ppMek, name = ppMek, affected by kineticLaw

	xdot(54) = (1/(compartment_cell))*(( 1.0 * reaction_reaction_68) + (-1.0 * reaction_reaction_69));

	# Species:   id = mGABp_pSHP2_GS, name = mGABp_pSHP2_GS, affected by kineticLaw

	xdot(55) = (1/(compartment_cell))*(( 1.0 * reaction_reaction_59) + (-1.0 * reaction_reaction_98) + (-1.0 * reaction_reaction_103));

	# Species:   id = R, name = R, affected by kineticLaw

	xdot(56) = (1/(compartment_cell))*((-1.0 * reaction_reaction_1));

	# Species:   id = ppErk, name = ppErk, affected by kineticLaw

	xdot(57) = (1/(compartment_cell))*(( 1.0 * reaction_reaction_71) + (-1.0 * reaction_reaction_72));

	# Species:   id = IR, name = IR, affected by kineticLaw

	xdot(58) = (1/(compartment_cell))*((-1.0 * reaction_reaction_24));

	# Species:   id = mPDK1, name = mPDK1, affected by kineticLaw

	xdot(59) = (1/(compartment_cell))*(( 1.0 * reaction_reaction_74));

	# Species:   id = tRas, name = tRas, affected by kineticLaw

	xdot(60) = (1/(compartment_cell))*(( 1.0 * reaction_reaction_62) + (-1.0 * reaction_reaction_63) + (-1.0 * reaction_reaction_64));

	# Species:   id = tRas_PI3K, name = tRas_PI3K, affected by kineticLaw

	xdot(61) = (1/(compartment_cell))*(( 1.0 * reaction_reaction_64));

	# Species:   id = ppAkt, name = ppAkt, affected by kineticLaw

	xdot(62) = (1/(compartment_cell))*(( 1.0 * reaction_reaction_78));

	# Species:   id = mGABp_RasGAP, name = mGABp_RasGAP, affected by kineticLaw

	xdot(63) = (1/(compartment_cell))*(( 1.0 * reaction_reaction_54) + (-1.0 * reaction_reaction_95) + (-1.0 * reaction_reaction_111));

	# Species:   id = amTOR, name = amTOR, affected by kineticLaw

	xdot(64) = (1/(compartment_cell))*(( 1.0 * reaction_reaction_77));

	# Species:   id = iGS, name = iGS, affected by kineticLaw

	xdot(65) = (1/(compartment_cell))*(( 1.0 * reaction_reaction_79));

	# Species:   id = imGAB, name = imGAB, affected by kineticLaw

	xdot(66) = (1/(compartment_cell))*(( 1.0 * reaction_reaction_80) + ( 1.0 * reaction_reaction_118));

	# Species:   id = imIRS, name = imIRS, affected by kineticLaw

	xdot(67) = (1/(compartment_cell))*(( 1.0 * reaction_reaction_81));

	# Species:   id = aSrc, name = aSrc, affected by kineticLaw

	xdot(68) = (1/(compartment_cell))*(( 1.0 * reaction_reaction_40) + (-1.0 * reaction_reaction_41));

	# Species:   id = Ri, name = Ri, affected by kineticLaw

	xdot(69) = (1/(compartment_cell))*(( 1.0 * reaction_reaction_82) + (-1.0 * reaction_reaction_83));

	# Species:   id = IRi, name = IRi, affected by kineticLaw

	xdot(70) = (1/(compartment_cell))*(( 1.0 * reaction_reaction_84) + (-1.0 * reaction_reaction_85));

	# Species:   id = iPX, name = iPX
# Warning species is not changed by either rules or reactions

	xdot(71) = 0;

	# Species:   id = aPX, name = aPX
# Warning species is not changed by either rules or reactions

	xdot(72) = 0;

	# Species:   id = aPX_GS, name = aPX_GS
# Warning species is not changed by either rules or reactions

	xdot(73) = 0;

	# Species:   id = IRSp_PI3K, name = IRSp_PI3K, affected by kineticLaw

	xdot(74) = (1/(compartment_cell))*(( 1.0 * reaction_reaction_89) + (-1.0 * reaction_reaction_99));

	# Species:   id = IRSp_GS, name = IRSp_GS, affected by kineticLaw

	xdot(75) = (1/(compartment_cell))*(( 1.0 * reaction_reaction_90) + (-1.0 * reaction_reaction_100));

	# Species:   id = IRSp_SHP2, name = IRSp_SHP2, affected by kineticLaw

	xdot(76) = (1/(compartment_cell))*(( 1.0 * reaction_reaction_91) + (-1.0 * reaction_reaction_101));

	# Species:   id = GABp, name = GABp, affected by kineticLaw

	xdot(77) = (1/(compartment_cell))*(( 1.0 * reaction_reaction_92) + (-1.0 * reaction_reaction_104));

	# Species:   id = GABp_PI3K, name = GABp_PI3K, affected by kineticLaw

	xdot(78) = (1/(compartment_cell))*(( 1.0 * reaction_reaction_93) + (-1.0 * reaction_reaction_105));

	# Species:   id = GABp_GS, name = GABp_GS, affected by kineticLaw

	xdot(79) = (1/(compartment_cell))*(( 1.0 * reaction_reaction_94) + (-1.0 * reaction_reaction_106));

	# Species:   id = GABp_RasGAP, name = GABp_RasGAP, affected by kineticLaw

	xdot(80) = (1/(compartment_cell))*(( 1.0 * reaction_reaction_95) + (-1.0 * reaction_reaction_107));

	# Species:   id = GABp_SHP2, name = GABp_SHP2, affected by kineticLaw

	xdot(81) = (1/(compartment_cell))*(( 1.0 * reaction_reaction_96) + (-1.0 * reaction_reaction_108));

	# Species:   id = GABp_pSHP2, name = GABp_pSHP2, affected by kineticLaw

	xdot(82) = (1/(compartment_cell))*(( 1.0 * reaction_reaction_97) + (-1.0 * reaction_reaction_109));

	# Species:   id = GABp_pSHP2_GS, name = GABp_pSHP2_GS, affected by kineticLaw

	xdot(83) = (1/(compartment_cell))*(( 1.0 * reaction_reaction_98) + (-1.0 * reaction_reaction_110));

	# Species:   id = imGABp, name = imGABp, affected by kineticLaw

	xdot(84) = (1/(compartment_cell))*(( 1.0 * reaction_reaction_117) + (-1.0 * reaction_reaction_118));

	# Species:   id = bRasGAP, name = bRasGAP
# Warning species is not changed by either rules or reactions

	xdot(85) = 0;

	# Species:   id = phosphorylated_Akt, name = phosphorylated_Akt, defined in a rule 
	xdot(86) = x(86);

endfunction

#Initial conditions vector
x0=zeros(86,1);
x0(1) = 1.0;
x0(2) = 0.0;
x0(3) = 0.0;
x0(4) = 0.0;
x0(5) = 0.0;
x0(6) = 200.0;
x0(7) = 0.0;
x0(8) = 270.0;
x0(9) = 0.0;
x0(10) = 0.0;
x0(11) = 0.0;
x0(12) = 0.0;
x0(13) = 200.0;
x0(14) = 0.0;
x0(15) = 50.0;
x0(16) = 0.0;
x0(17) = 0.0;
x0(18) = 0.0;
x0(19) = 0.0;
x0(20) = 0.0;
x0(21) = 300.0;
x0(22) = 0.0;
x0(23) = 0.0;
x0(24) = 0.0;
x0(25) = 518.0;
x0(26) = 0.0;
x0(27) = 0.0;
x0(28) = 0.0;
x0(29) = 0.0;
x0(30) = 300.0;
x0(31) = 0.0;
x0(32) = 225.0;
x0(33) = 0.0;
x0(34) = 0.0;
x0(35) = 0.0;
x0(36) = 0.0;
x0(37) = 0.0;
x0(38) = 0.0;
x0(39) = 0.0;
x0(40) = 150.0;
x0(41) = 100.0;
x0(42) = 0.0;
x0(43) = 200.0;
x0(44) = 400.0;
x0(45) = 0.0;
x0(46) = 100.0;
x0(47) = 100.0;
x0(48) = 0.0;
x0(49) = 100.0;
x0(50) = 0.0;
x0(51) = 0.0;
x0(52) = 100.0;
x0(53) = 0.0;
x0(54) = 0.0;
x0(55) = 0.0;
x0(56) = 100.0;
x0(57) = 0.0;
x0(58) = 150.0;
x0(59) = 0.0;
x0(60) = 0.0;
x0(61) = 0.0;
x0(62) = 0.0;
x0(63) = 0.0;
x0(64) = 0.0;
x0(65) = 0.0;
x0(66) = 0.0;
x0(67) = 0.0;
x0(68) = 0.0;
x0(69) = 0.0;
x0(70) = 0.0;
x0(71) = 200.0;
x0(72) = 0.0;
x0(73) = 0.0;
x0(74) = 0.0;
x0(75) = 0.0;
x0(76) = 0.0;
x0(77) = 0.0;
x0(78) = 0.0;
x0(79) = 0.0;
x0(80) = 0.0;
x0(81) = 0.0;
x0(82) = 0.0;
x0(83) = 0.0;
x0(84) = 0.0;
x0(85) = 1.0E-5;
x0(86) = 0;


#Creating linespace
t=linspace(0,100,1000);

#Solving equations
x=lsode("f",x0,t);

#ploting the results
		 #      1  2  3  4  5  6  7  8  9 10 11 12 13
protein_idx = [21,22,15,30,40,41,43,44,39,46,47,36,49];
protein_names = {'IR-21','IR-22','RasGAP-15','SHP2-30','RAS-40','RAF-41','MEK2-43','ERK-44','PIP3','PDK1','AKT','mTOR'};

times_to_plot = [1,11,101,301,1000];
to_plot = [1,3,4,6,7,8,11];
protein_idxs_to_plot = zeros(1,length(to_plot));
legends = cell(1,length(to_plot));
k = 1;
for i = to_plot
	legends{k} = protein_names{i};
	protein_idxs_to_plot(k) = protein_idx(i);
    k = k +1;
endfor	

res = x(times_to_plot,protein_idxs_to_plot);
x0 = x(times_to_plot(1),protein_idxs_to_plot);

for i=1:length(times_to_plot)
	res(i,:) = (x0-res(i,:))./x0;
endfor
figure;
plot(res);
legend(legends)
set(gca,'xtick',[1,2,3,4,5])
set(gca,'xticklabel', {'0', '1', '10', '30', '100'});
xlabel('Time [min]')
ylabel('Concentration')
